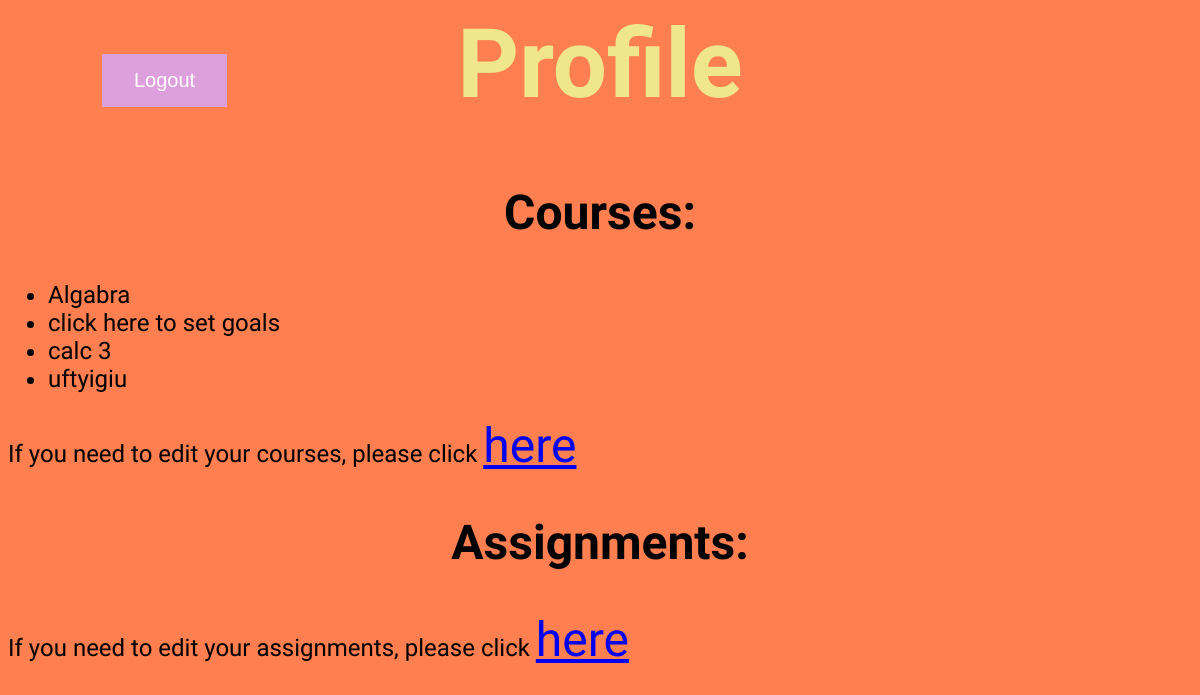
/scheduler/profile (signed in), run on an earlier commit of the app's database.
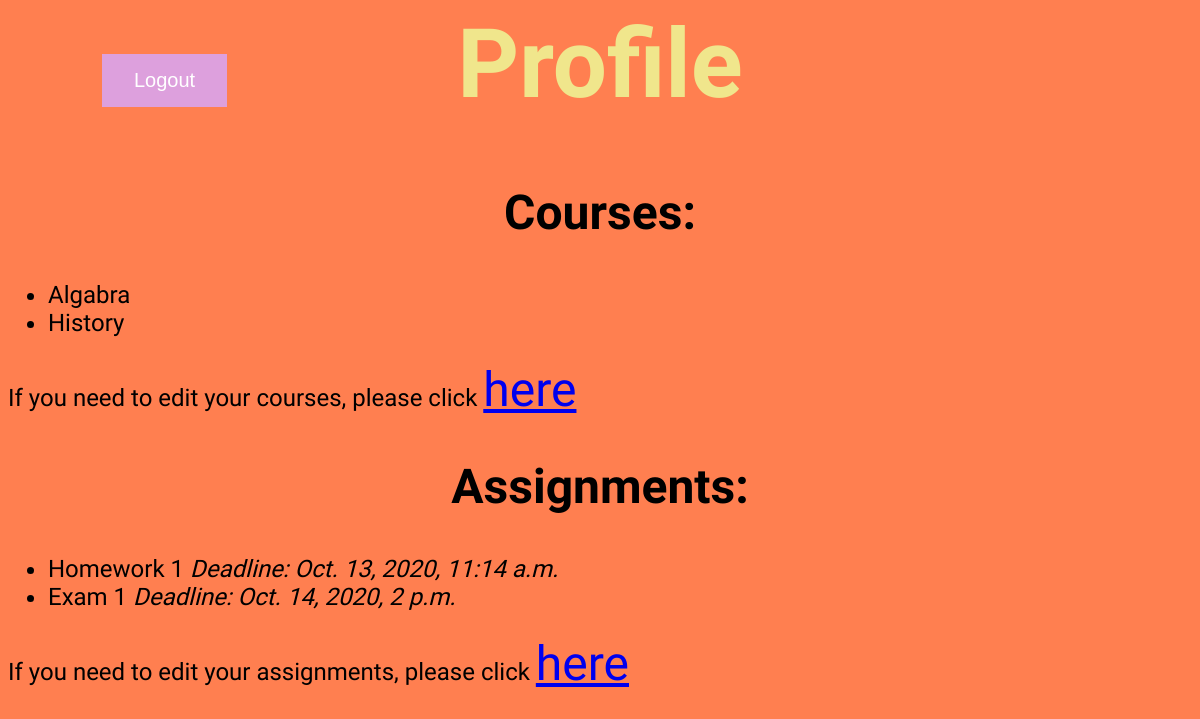
And on a later commit of the database.
### scheduler/models.py (models this page shows)
class Course(models.Model):
    user = models.ForeignKey(User, on_delete=models.CASCADE)
    coursename = models.CharField(max_length=50, blank=True)

class Assignment(models.Model):
    user = models.ForeignKey(User, on_delete=models.CASCADE, null=True)
    course = models.ForeignKey(Course, on_delete=models.CASCADE)
    Homework = 'HW'
    Quiz = 'QZ'
    Exam = 'EX'
    Assignment_Type_Choices = [
        (Homework, 'Homework'),
        (Quiz, 'Quiz'),
        (Exam, 'Exam'),
    ]
    assignment_type = models.CharField(
        max_length=2,
        choices=Assignment_Type_Choices,
        default=Homework,
    )
    assignment_name = models.CharField(max_length=25, blank=True)
    deadline = models.DateTimeField()
    time_to_complete_estimate = models.FloatField(default = 1.0)
    scheduled = models.BooleanField(default=False)

### scheduler/views.py (the view)
# urls.py: path('profile', views.profile, name = 'profile'),
@login_required(login_url='/scheduler/')
def profile(request):
    today = datetime.today()
    context = {
        'course_name_list': request.user.course_set.all(),
        'course_name_count': request.user.course_set.count(),
        'assignment_list': request.user.assignment_set.filter(deadline__gte=today).order_by('deadline'),
    }
    return render(request, 'scheduler/profile.html', context)

### scheduler/templates/scheduler/profile.html (shortened to what this page needs)
{% load static %}
<link rel="stylesheet" type="text/css" href="{% static 'scheduler/style.css' %}">
<h1>Profile</h1>
<h2>
Courses:
</h2>
<ul>
{% for course in course_name_list %}
<li>{{course.coursename}}</li>
{% endfor %}
</ul>
<p>If you need to edit your courses, please click <a href ="{% url 'edit_courses' %}">here</a></p>
<h2>
Assignments:
</h2>
<ul>
{% for assignment in assignment_list %}
<li>{{assignment.assignment_name}} <em>Deadline: {{assignment.deadline}}</em></li>
{% endfor %}
</ul>
<p>If you need to edit your assignments, please click <a href ="{% url 'edit_assignments' %}">here</a></p>
{% if user.is_authenticated %}
<a href="#" onClick="document.getElementById('logoutform').submit()"><button type="button" style="position: absolute;left: 100px;top: 50px;
background-color: #DDA0DD;
border: none;
color: white;
padding: 15px 32px;
text-align: center;
text-decoration: none;
display: inline-block;
font-size: 20px;
margin: 4px 2px;
cursor: pointer;">Logout</button></a>
{% endif %}

### scheduler/static/scheduler/style.css (style rules this page uses)
h1 { color: khaki; text-align: center; font-family: Oswald; font-size: 96px; }
h2 { text-align: center; font-family: Oswald; font-size: 48px; }
p { font-family: Oswald; font-size: 24px; }
a { font-family: Oswald; font-size: 48px; }
ul { font-family: Oswald; font-size: 24px; }

What changed in the data, as far as the page shows it:
removed Course: coursename "click here to set goals"
removed Course: coursename "calc 3"
removed Course: coursename "uftyigiu"
added Course: coursename "History"
added Assignment: assignment_name "Homework 1", deadline "Oct. 13, 2020, 11:14 a.m."
added Assignment: assignment_name "Exam 1", deadline "Oct. 14, 2020, 2 p.m."
